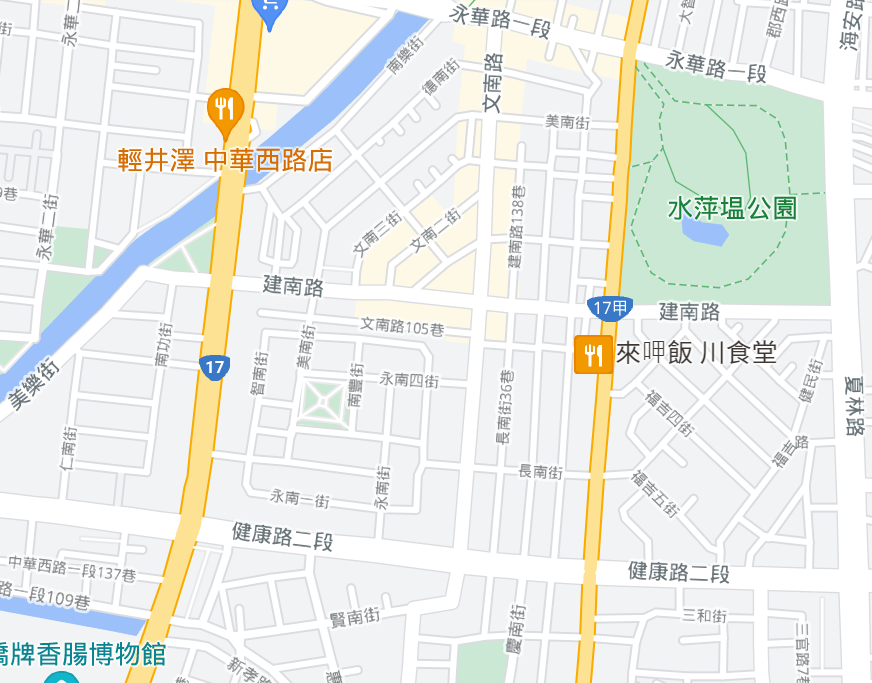
#> input picture input/map/m1.png, 872 x 683 px
$ python test.py
#> lines starting #> are read from the running program, lines starting #| are printed output that depends on the picture
import numpy as np
from PIL import Image
import sys
import glob, os
import copy
import argparse

np.set_printoptions(threshold=sys.maxsize)

class treenode:
    def __init__(self, child, pos):
        self.child = child
        self.pos = pos
        self.on_road = []
        self.parent = None

def get_sequence(draw_arr, map_arr):
    root = None
    for i in range(0, len(map_arr)):
        for j in range(0, len(map_arr[0])):
            if draw_arr[i][j][0] == 255:
                root = build_tree([i, j], root, map_arr, draw_arr)
                return root


def get_range(size, detect_block, pos):
    area = {'up': 0, 'down': 0, 'left': 0, 'right': 0}
    area['up'] = pos[0] - detect_block if pos[0] - detect_block > 0 else 0
    area['down'] = pos[0] + detect_block if pos[0] + detect_block < size[0] else size[0] - 1
    area['left'] = pos[1] - detect_block if pos[1] - detect_block > 0 else 0
    area['right'] = pos[1] + detect_block if pos[1] + detect_block < size[1] else size[1] - 1
    return area

"""
     |
2    |    1
-----|-----
3    |    4
     |
"""

def detect_on_edge(i, j, area, mid, direction):
    if i == area['up']:
        direct = '2' if j < mid[1] else '1'
        direction[direct].append([i, j])
    elif i == area['down'] - 1:
        direct = '3' if j < mid[1] else '4'
        direction[direct].append([i, j])
    elif j == area['left']:
        direct = '2' if i < mid[0] else '3'
        direction[direct].append([i, j])
    elif j == area['right'] - 1:
        direct = '1' if i < mid[0] else '4'
        direction[direct].append([i, j])


def build_tree(start, root, map_arr, draw_arr):
    detect_block = 5
    root = treenode([], start)
    leaf = [root]
    while len(leaf) > 0:
        next_leaf = []
        for lf in leaf:
            direction = {'1': [], '2': [], '3': [], '4': []}
            area = get_range(map_arr.shape, detect_block, lf.pos)
            for i in range(area['up'], area['down']):
                for j in range(area['left'], area['right']):
                    if draw_arr[i][j][0] == 255:
                        if draw_arr[i][j][2] == 0:
                            detect_on_edge(i, j, area, lf.pos, direction)
                        draw_arr[i][j][2] = 255
            for key in direction:
                if len(direction[key]) > 0:
                    newnode = treenode([], direction[key][0])
                    for pix in direction[key]:
                        if map_arr[pix[0]][pix[1]][0] == 255:
                            newnode.on_road.append(pix)
                            # print
                            b = get_range(map_arr.shape, 5, pix)
                            for k in range(b['up'], b['down']):
                                for l in range(b['left'], b['right']):
                                    if map_arr[k][l][0] == 255:
                                        map_arr[k][l][1] = 255
                            #

                    lf.child.append(newnode)
                    next_leaf.append(newnode)
        leaf = next_leaf

    return root


def nearest_point(start, map_arr):

    # find nearest point for start
    candidate = {'up': start[0], 'down': start[0], 'left': start[1], 'right': start[1]}
    distance = {'up': 0, 'down': 0, 'left': 0, 'right': 0}

    while candidate['up'] > 0 and map_arr[candidate['up']][start[1]][0] == 0:
        candidate['up'] -= 1
        distance['up'] += 1
    while candidate['down'] < len(map_arr) - 1 and map_arr[candidate['down']][start[1]][0] == 0:
        candidate['down'] += 1
        distance['down'] += 1
    while candidate['left'] > 0 and map_arr[start[0]][candidate['left']][0] == 0:
        candidate['left'] -= 1
        distance['left'] += 1
    while candidate['right'] < len(map_arr[0]) - 1 and map_arr[start[0]][candidate['right']][0] == 0:
        candidate['right'] += 1
        distance['right'] += 1

    min_dist = 'up'
    for key in distance:
        if distance[key] < distance[min_dist]:
            min_dist = key

    if min_dist == 'up' or min_dist == 'down':
        return [candidate[min_dist], start[1]]
    else:
        return [start[0], candidate[min_dist]]


def fit_on_map(draw_arr, map_arr):

    root = get_sequence(draw_arr, map_arr)
    start = nearest_point(root.pos, map_arr)
    traverse_tree(start, root, [], map_arr)

def traverse_tree(root_pos, parent, start, map_arr):
    if len(start) == 0:
        start = root_pos
    for ch in parent.child:
        if len(ch.on_road) > 0:
            shortest_path(start, ch.on_road[0], map_arr)
            traverse_tree(root_pos, ch, ch.on_road[0], map_arr)
        else:
            traverse_tree(root_pos, ch, start, map_arr)


def shortest_path(start, end, map_arr):
    print("hi")
    detect_block = 5
    detect_end = 3
    root = treenode([], start)
    leaf = [root]
    max_iter = 1000
    count = 0
    while len(leaf) > 0 and count < max_iter:
        count += 1
        print(count)
        next_leaf = []
        for lf in leaf:
            direction = {'1': [], '2': [], '3': [], '4': []}
            area = get_range(map_arr.shape, detect_block, lf.pos)
            for i in range(area['up'], area['down']):
                for j in range(area['left'], area['right']):
                    if map_arr[i][j][0] == 255:
                        if map_arr[i][j][2] == 0:
                            detect_on_edge(i, j, area, lf.pos, direction)
                        map_arr[i][j][2] = 1
            for key in direction:
                if len(direction[key]) > 0:
                    for pix in direction[key]:
                        area = get_range(map_arr.shape, detect_end, pix)
                        for i in range(area['up'], area['down']):
                            for j in range(area['left'], area['right']):
                                if i == end[0] and j == end[1]:
                                    # find path and print
                                    node = lf
                                    while node:
                                        bk = get_range(map_arr.shape, detect_block, node.pos)
                                        for i in range(bk['up'], bk['down']):
                                            for j in range(bk['left'], bk['right']):
                                                if map_arr[i][j][0] == 255:
                                                    map_arr[i][j][1] = 255
                                        node = node.parent
                                    # reset
                                    for i in range(0, len(map_arr)):
                                        for j in range(0, len(map_arr[0])):
                                            map_arr[i][j][2] = 0;
                                    return

                    newnode = treenode([], direction[key][0])
                    newnode.parent = lf
                    lf.child.append(newnode)
                    next_leaf.append(newnode)
        leaf = next_leaf


def convert_binary(image, ismap):
    output = np.zeros(image.shape).astype(np.uint8)
    for i in range(0, len(image)):
        for j in range(0, len(image[0])):
            if ismap and image[i][j][0] > 250 and image[i][j][1] > 250 and image[i][j][2] > 250:
                output[i][j][0] = 255
            elif not ismap and (image[i][j][0] < 250 or image[i][j][1] < 250 or image[i][j][2] < 250):
                output[i][j][0] = 255
    return output


if __name__ == '__main__':

    parser = argparse.ArgumentParser()
    parser.add_argument('--map', default='m1.png', help='input map file name')
    parser.add_argument('--draw', default='d1.png', help='input draw file name')
    parser.add_argument('--output', default='output.png', help='output file name')
    args = parser.parse_args()

    cur_path = os.path.dirname(__file__)
    map_path = os.path.relpath("./input/map/" + args.map, cur_path)
    draw_path = os.path.relpath("./input/draw/" + args.draw, cur_path)
    output_path = os.path.relpath("./output/" + args.output, cur_path)

    size = [1014, 570, 3]

    map_array = np.array(Image.open(map_path).resize(size[0:2]))
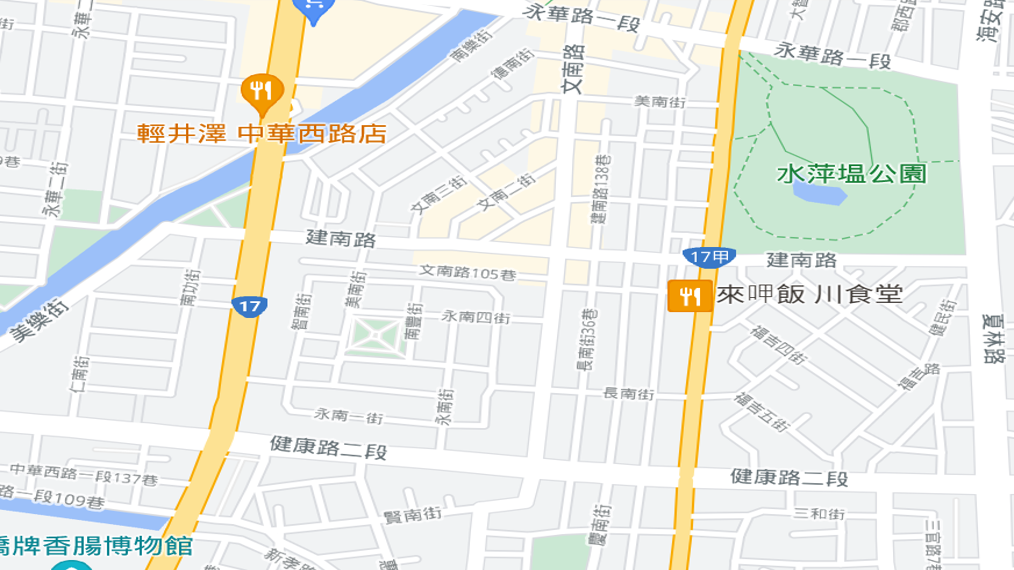
#> map_array: shape (570, 1014, 3); mean R, G, B 233.5, 236.4, 231.3
    draw_array = np.array(Image.open(draw_path).resize(size[0:2]))
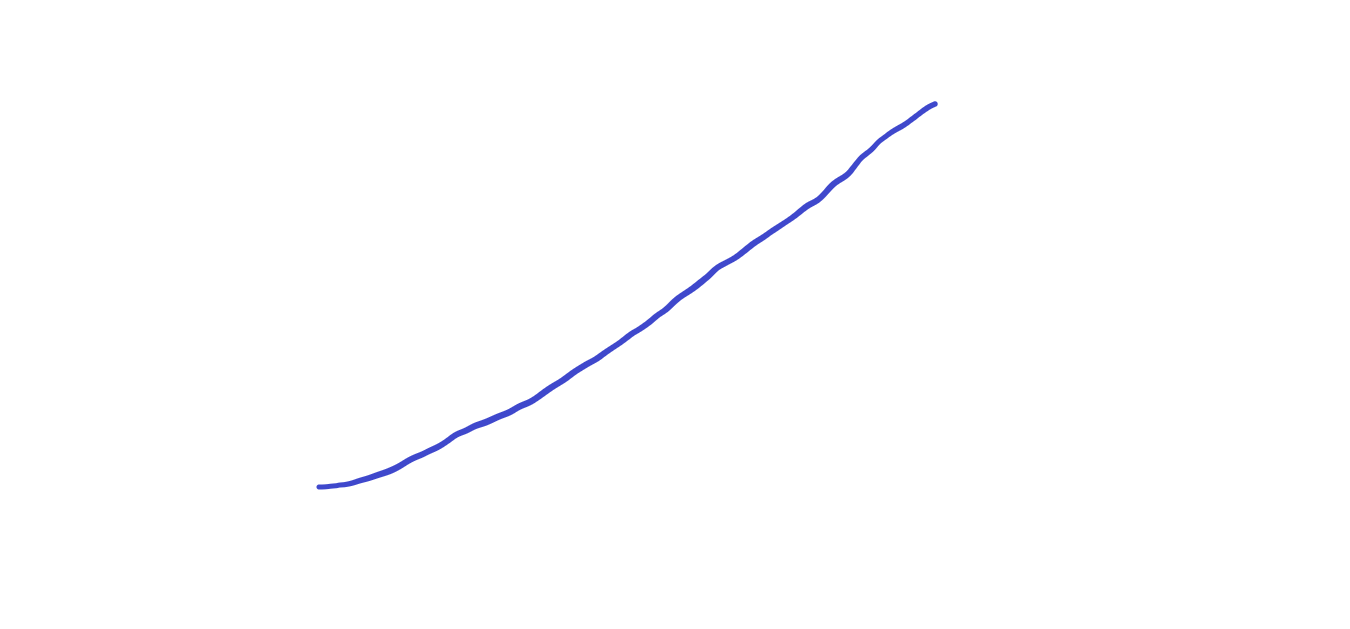
#> input picture convert_binary/draw/d1.png, 1350 x 629 px, found by its file name
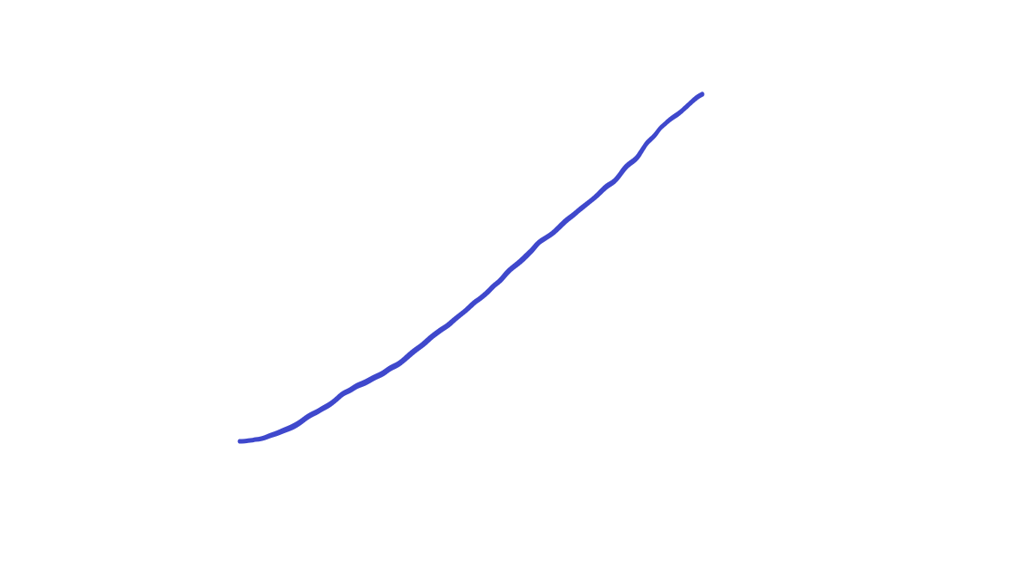
#> draw_array: shape (570, 1014, 3); mean R, G, B 254, 254, 254.7
    map_binary = convert_binary(map_array, True)
#> after the loop in convert_binary, `for i in range(0, len(image)):`:
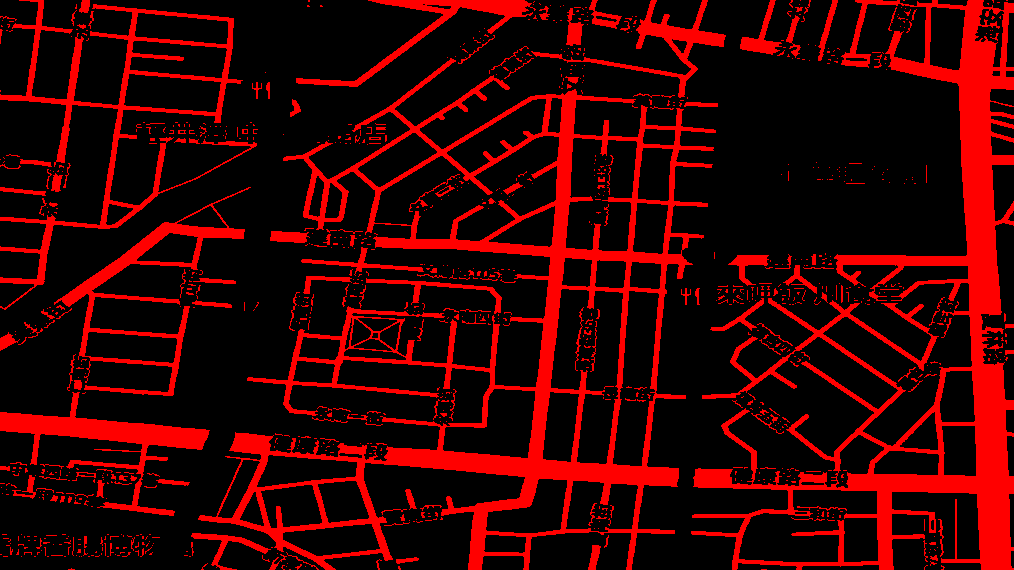
#> output: shape (570, 1014, 3); mean of channels 0, 1, 2 54.6, 0, 0; drawn as R, G, B
    draw_binary = convert_binary(draw_array, False)
#> call 2 of convert_binary, with ismap = False
#> after the loop in convert_binary (call 2), `for i in range(0, len(image)):`:
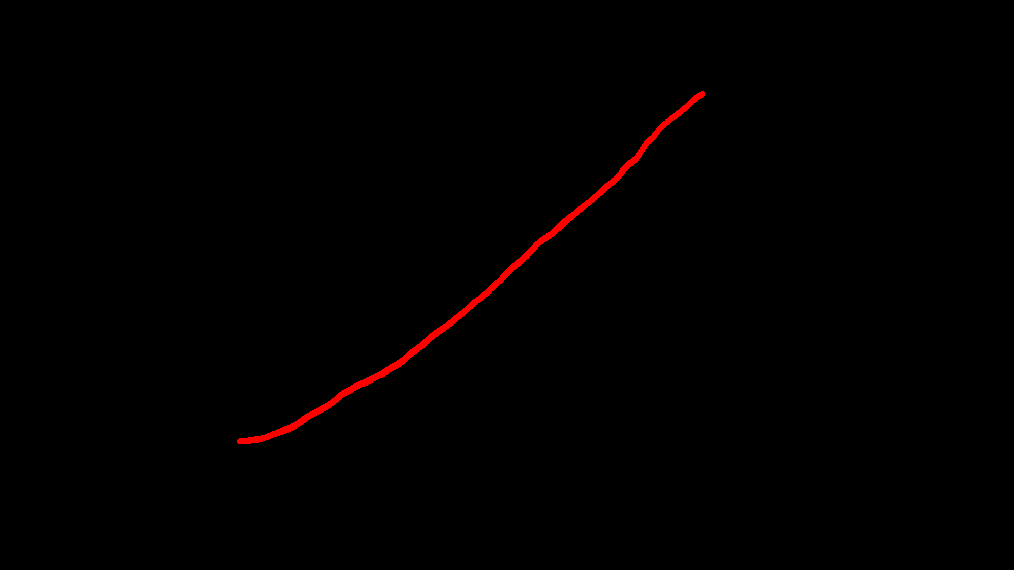
#> output: shape (570, 1014, 3); mean of channels 0, 1, 2 1.7, 0, 0; drawn as R, G, B

    fit_on_map(draw_binary, map_binary)
#> the loop in get_sequence, `for i in range(0, len(map_arr)):` made 92 passes
#> the loop in nearest_point, `while candidate['up'] > 0 and map_arr[candidate['up']][start[1]][0] ==..` made 48 passes
#> after the loop in nearest_point, `while candidate['up'] > 0 and map_arr[candidate['up']][start[1]][0] ==..`: candidate = {'up': 43, 'down': 91, 'left': 701, 'right': 701}; distance = {'up': 48, 'down': 0, 'left': 0, 'right': 0}
#> the loop in nearest_point, `while candidate['down'] < len(map_arr) - 1 and map_arr[candidate['down..` made 12 passes
#> after the loop in nearest_point, `while candidate['down'] < len(map_arr) - 1 and map_arr[candidate['down..`: candidate = {'up': 43, 'down': 103, 'left': 701, 'right': 701}; distance = {'up': 48, 'down': 12, 'left': 0, 'right': 0}
#> the loop in nearest_point, `while candidate['left'] > 0 and map_arr[start[0]][candidate['left']][0..` made 17 passes
#> after the loop in nearest_point, `while candidate['left'] > 0 and map_arr[start[0]][candidate['left']][0..`: candidate = {'up': 43, 'down': 103, 'left': 684, 'right': 701}; distance = {'up': 48, 'down': 12, 'left': 17, 'right': 0}
#> after the loop in nearest_point, `while candidate['right'] < len(map_arr[0]) - 1 and map_arr[start[0]][c..`: candidate = {'up': 43, 'down': 103, 'left': 684, 'right': 959}; distance = {'up': 48, 'down': 12, 'left': 17, 'right': 258}
#> the loop in nearest_point, `for key in distance:` made 4 passes
#> (key, min_dist) on pass 2: ('down', 'down')
#> in fit_on_map, `start = nearest_point(root.pos, map_arr)`: start = [103, 701]
#> the loop in traverse_tree, `for ch in parent.child:` made 2 passes
    # Image.fromarray(draw_binary).save("tmp.png")
    Image.fromarray(map_binary).save(args.output)
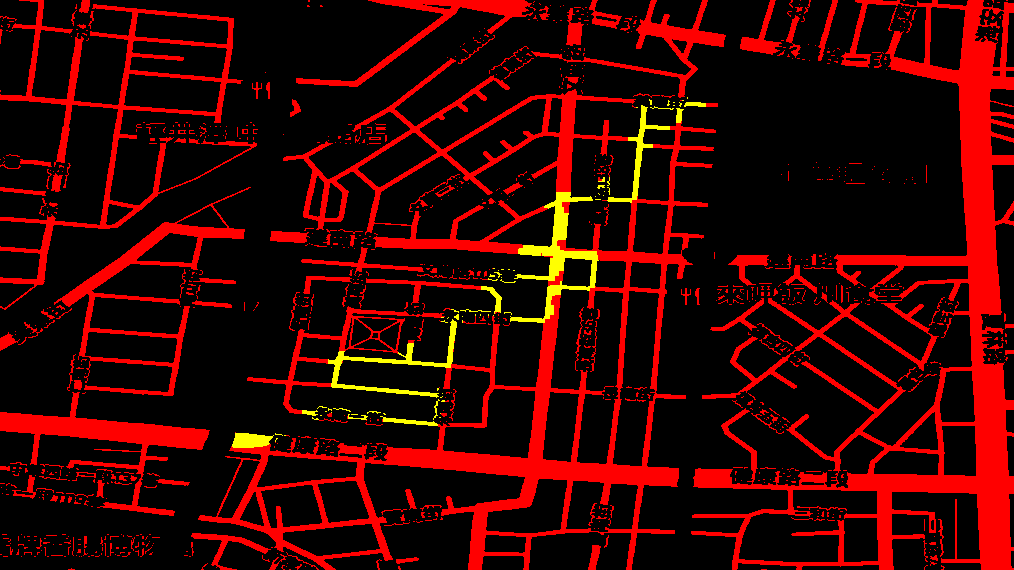
#> saved as output.png: PIL image 1014x570 RGB; mean R, G, B 54.6, 2.9, 0.1
